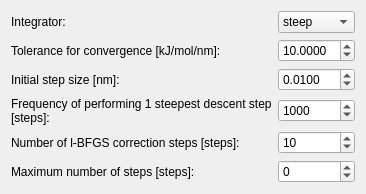
  <widget class="QWizardPage" name="emWizardPage">
   <property name="title">
    <string>Energy minimization parameters</string>
   </property>
   <property name="subTitle">
    <string>Adjust the parameters for energy minimization</string>
   </property>
   <attribute name="pageId">
    <string notr="true">eminwizardpage</string>
   </attribute>
   <layout class="QGridLayout" name="gridLayout">
    <item row="0" column="0">
     <widget class="QLabel" name="label_2">
      <property name="text">
       <string>Integrator:</string>
      </property>
     </widget>
    </item>
    <item row="3" column="0">
     <widget class="QLabel" name="label_5">
      <property name="text">
       <string>Frequency of performing 1 steepest descent step [steps]:</string>
      </property>
      <property name="wordWrap">
       <bool>true</bool>
      </property>
     </widget>
    </item>
    <item row="3" column="1">
     <widget class="QSpinBox" name="emnstcgsteepSpinBox">
      <property name="sizePolicy">
       <sizepolicy hsizetype="Minimum" vsizetype="Fixed">
        <horstretch>1</horstretch>
        <verstretch>0</verstretch>
       </sizepolicy>
      </property>
      <property name="minimum">
       <number>0</number>
      </property>
      <property name="maximum">
       <number>999999</number>
      </property>
      <property name="value">
       <number>1000</number>
      </property>
     </widget>
    </item>
    <item row="1" column="1">
     <widget class="QDoubleSpinBox" name="emToleranceDoubleSpinBox">
      <property name="sizePolicy">
       <sizepolicy hsizetype="Minimum" vsizetype="Fixed">
        <horstretch>1</horstretch>
        <verstretch>0</verstretch>
       </sizepolicy>
      </property>
      <property name="decimals">
       <number>4</number>
      </property>
      <property name="maximum">
       <double>999.000000000000000</double>
      </property>
      <property name="value">
       <double>10.000000000000000</double>
      </property>
     </widget>
    </item>
    <item row="2" column="0">
     <widget class="QLabel" name="label_4">
      <property name="text">
       <string>Initial step size [nm]:</string>
      </property>
     </widget>
    </item>
    <item row="0" column="1">
     <widget class="QComboBox" name="emIntegratorComboBox">
      <property name="sizePolicy">
       <sizepolicy hsizetype="Minimum" vsizetype="Fixed">
        <horstretch>1</horstretch>
        <verstretch>0</verstretch>
       </sizepolicy>
      </property>
      <item>
       <property name="text">
        <string>steep</string>
       </property>
      </item>
      <item>
       <property name="text">
        <string>cg</string>
       </property>
      </item>
      <item>
       <property name="text">
        <string>l-bfgs</string>
       </property>
      </item>
     </widget>
    </item>
    <item row="1" column="0">
     <widget class="QLabel" name="label_3">
      <property name="text">
       <string>Tolerance for convergence [kJ/mol/nm]:</string>
      </property>
     </widget>
    </item>
    <item row="4" column="0">
     <widget class="QLabel" name="label_6">
      <property name="text">
       <string>Number of l-BFGS correction steps [steps]:</string>
      </property>
     </widget>
    </item>
    <item row="4" column="1">
     <widget class="QSpinBox" name="emnbfgscorrSpinBox">
      <property name="maximum">
       <number>9999999</number>
      </property>
      <property name="value">
       <number>10</number>
      </property>
     </widget>
    </item>
    <item row="2" column="1">
     <widget class="QDoubleSpinBox" name="emInitialStepSizeDoubleSpinBox">
      <property name="sizePolicy">
       <sizepolicy hsizetype="Minimum" vsizetype="Fixed">
        <horstretch>1</horstretch>
        <verstretch>0</verstretch>
       </sizepolicy>
      </property>
      <property name="decimals">
       <number>4</number>
      </property>
      <property name="value">
       <double>0.010000000000000</double>
      </property>
     </widget>
    </item>
    <item row="5" column="1">
     <widget class="QSpinBox" name="emNstepsSpinBox">
      <property name="specialValueText">
       <string>Infinite</string>
      </property>
      <property name="minimum">
       <number>-1</number>
      </property>
      <property name="maximum">
       <number>999999999</number>
      </property>
      <property name="value">
       <number>0</number>
      </property>
     </widget>
    </item>
    <item row="5" column="0">
     <widget class="QLabel" name="label_7">
      <property name="text">
       <string>Maximum number of steps [steps]:</string>
      </property>
     </widget>
    </item>
   </layout>
  </widget>
